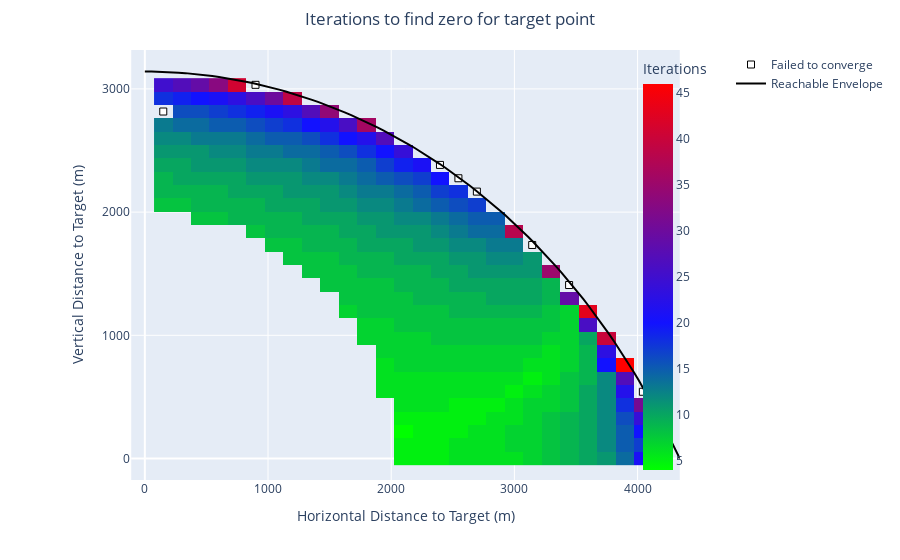

The cell this chart's notebook holds for it:
### Code cell
plot_samples(baseline_small_df)
